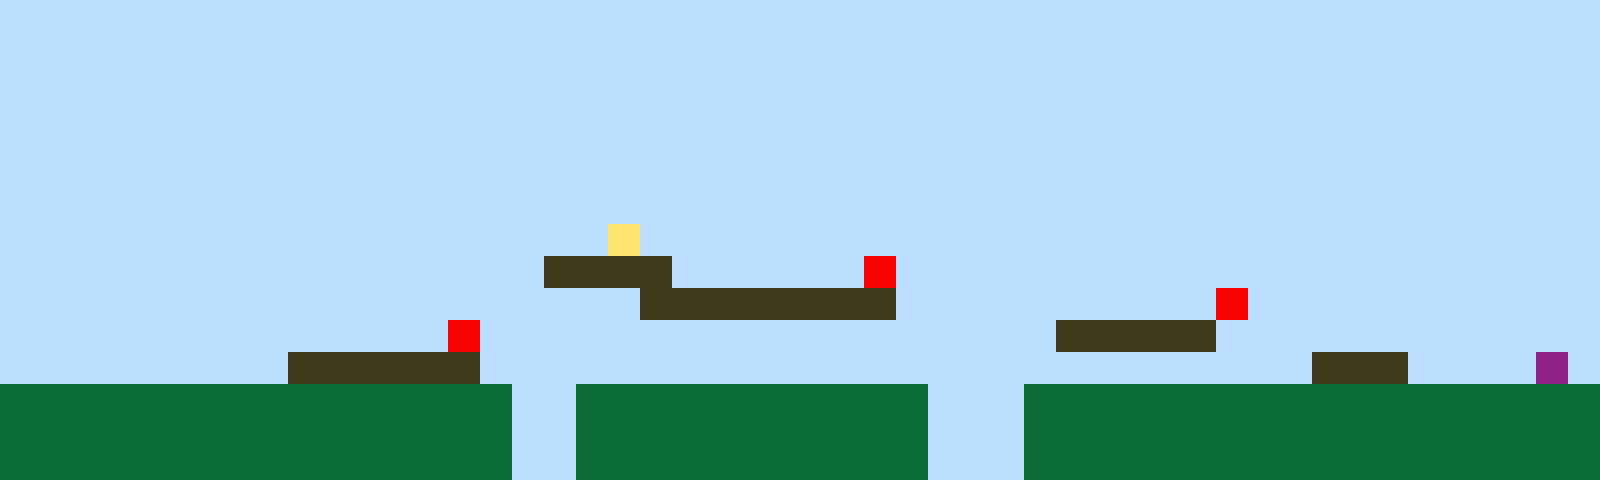

Tiled map render using the project's own tile images. Description and the whole map definition, tile-layer contents included, below:
An orthogonal 50x15 tile map with 32x32 px tiles, 1 tile layer (Tile Layer 1).

<map version="1.10" tiledversion="1.11.2" orientation="orthogonal" renderorder="right-up" width="50" height="15" tilewidth="32" tileheight="32" infinite="0" nextlayerid="2" nextobjectid="1"><editorsettings><export target="map1.csv" format="csv" /></editorsettings><tileset firstgid="1" name="sprites" tilewidth="32" tileheight="32" tilecount="6" columns="3"><image source="sprites.png" width="96" height="64" /></tileset><layer id="1" name="Tile Layer 1" width="50" height="15"><data encoding="csv">1,1,1,1,1,1,1,1,1,1,1,1,1,1,1,1,1,1,1,1,1,1,1,1,1,1,1,1,1,1,1,1,1,1,1,1,1,1,1,1,1,1,1,1,1,1,1,1,1,1,1,1,1,1,1,1,1,1,1,1,1,1,1,1,1,1,1,1,1,1,1,1,1,1,1,1,1,1,1,1,1,1,1,1,1,1,1,1,1,1,1,1,1,1,1,1,1,1,1,1,1,1,1,1,1,1,1,1,1,1,1,1,1,1,1,1,1,1,1,1,1,1,1,1,1,1,1,1,1,1,1,1,1,1,1,1,1,1,1,1,1,1,1,1,1,1,1,1,1,1,1,1,1,1,1,1,1,1,1,1,1,1,1,1,1,1,1,1,1,1,1,1,1,1,1,1,1,1,1,1,1,1,1,1,1,1,1,1,1,1,1,1,1,1,1,1,1,1,1,1,1,1,1,1,1,1,1,1,1,1,1,1,1,1,1,1,1,1,1,1,1,1,1,1,1,1,1,1,1,1,1,1,1,1,1,1,1,1,1,1,1,1,1,1,1,1,1,1,1,1,1,1,1,1,1,1,1,1,1,1,1,1,1,1,1,1,1,1,1,1,1,1,1,1,1,1,1,1,1,1,1,1,1,1,1,1,1,1,1,1,1,1,1,1,1,1,1,1,1,1,1,1,1,1,1,1,1,1,1,1,1,1,1,1,1,1,1,1,1,1,1,1,1,1,1,1,1,1,1,1,1,1,1,1,1,1,1,1,1,1,1,1,1,1,1,1,1,1,1,1,1,1,1,1,1,1,1,1,1,1,1,1,1,1,1,1,1,1,1,4,1,1,1,1,1,1,1,1,1,1,1,1,1,1,1,1,1,1,1,1,1,1,1,1,1,1,1,1,1,1,1,1,1,1,1,1,1,1,1,1,1,1,1,1,1,1,1,3,3,3,3,1,1,1,1,1,1,5,1,1,1,1,1,1,1,1,1,1,1,1,1,1,1,1,1,1,1,1,1,1,1,1,1,1,1,1,1,1,1,1,1,1,1,1,1,1,1,1,1,1,3,3,3,3,3,3,3,3,1,1,1,1,1,1,1,1,1,1,5,1,1,1,1,1,1,1,1,1,1,1,1,1,1,1,1,1,1,1,1,1,1,1,1,1,5,1,1,1,1,1,1,1,1,1,1,1,1,1,1,1,1,1,1,3,3,3,3,3,1,1,1,1,1,1,1,1,1,1,1,1,1,1,1,1,1,1,1,1,1,3,3,3,3,3,3,1,1,1,1,1,1,1,1,1,1,1,1,1,1,1,1,1,1,1,1,1,1,1,1,1,1,3,3,3,1,1,1,1,6,1,2,2,2,2,2,2,2,2,2,2,2,2,2,2,2,2,1,1,2,2,2,2,2,2,2,2,2,2,2,1,1,1,2,2,2,2,2,2,2,2,2,2,2,2,2,2,2,2,2,2,2,2,2,2,2,2,2,2,2,2,2,2,2,2,2,2,1,1,2,2,2,2,2,2,2,2,2,2,2,1,1,1,2,2,2,2,2,2,2,2,2,2,2,2,2,2,2,2,2,2,2,2,2,2,2,2,2,2,2,2,2,2,2,2,2,2,1,1,2,2,2,2,2,2,2,2,2,2,2,1,1,1,2,2,2,2,2,2,2,2,2,2,2,2,2,2,2,2,2,2</data></layer></map>
